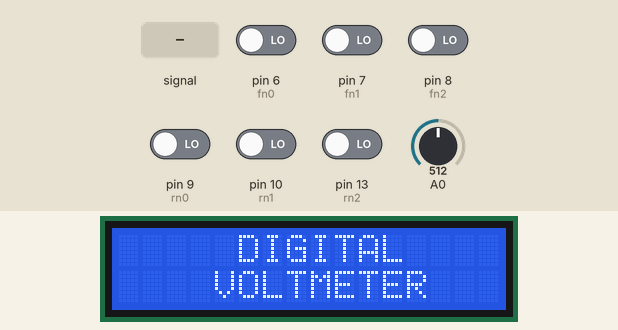
This sketch was run on a simulated Arduino Uno, built with avr-gcc and run on an emulated ATmega328P. Parts: 16×2 character LCD. Inputs (shaded band) come from the test bench; at power-on: pin 6 (fn0), pin 7 (fn1), pin 8 (fn2), pin 9 (rn0), pin 10 (rn1), pin 13 (rn2) LOW, A0 = 512.

Above: at 4.2 s.
4.3 s: pin 9 (rn0) driven HIGH
At 6.6 s:
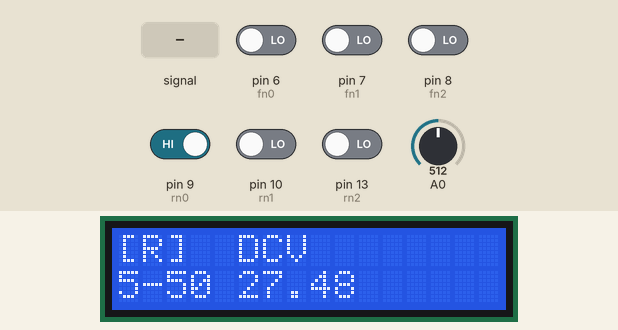
6.9 s: pin 13 (rn2) driven HIGH
At 8.6 s:
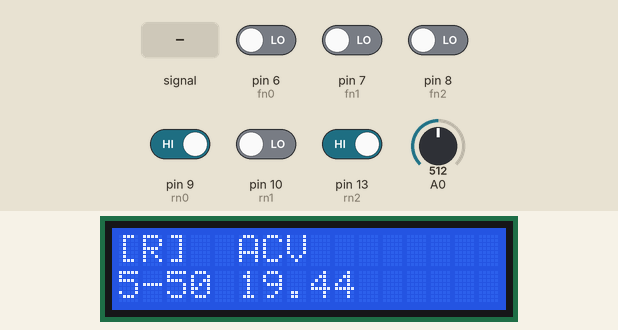
9.1 s: A0 fed a 200 Hz sine of ±81 counts around its level
At 10.3 s:
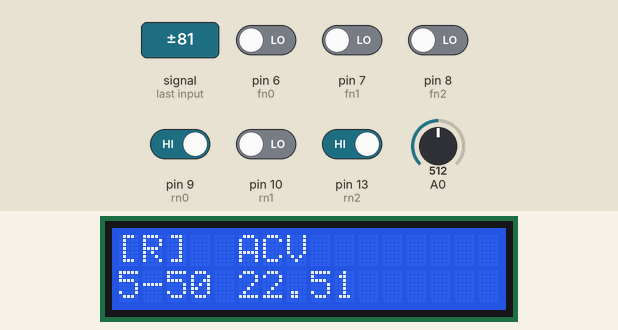
11.3 s: A0 set to 716
At 13.2 s:
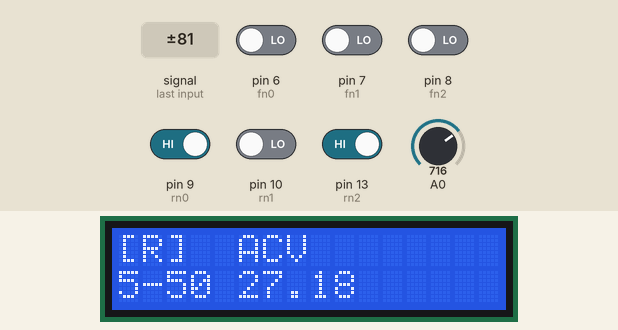
13.5 s: pin 10 (rn1) driven HIGH
At 15.0 s:
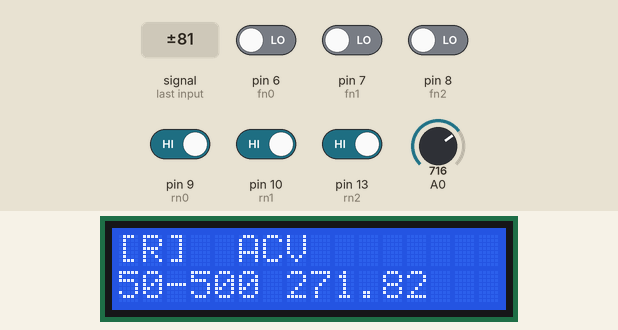
15.7 s: A0 fed a 1000 Hz sine of ±255 counts around its level
At 16.8 s:
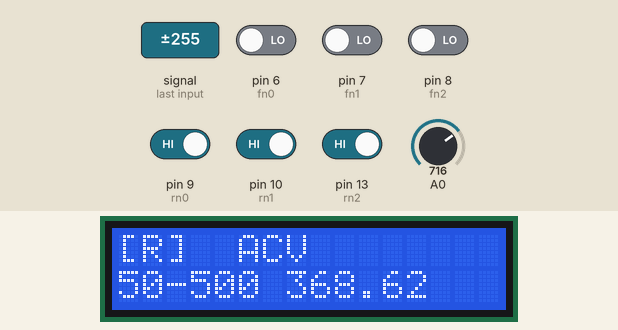
Timing chart, 0 to 18.7 s (numbered marks = the images above; inputs shaded):
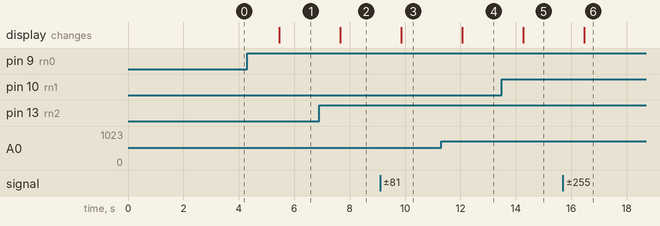

Measured:
- after the input at 4.3 s, the display: changes after 1.2 s (image 1)
- after the input at 6.9 s, the display: changes after 0.76 s (image 2)
- after the input at 9.1 s, the display: changes after 0.76 s (image 3)
- after the input at 11.3 s, the display: changes after 0.76 s (image 4)
- after the input at 13.5 s, the display: changes after 0.76 s (image 5)
- after the input at 15.7 s, the display: changes after 0.76 s (image 6)

The sketch:

DVM.ino
```cpp
#include <LiquidCrystal.h>

LiquidCrystal lcd(12, 11, 5, 4, 3, 2);


#define resistance_R50 100000

#define resistance_R500 1000000

#define resistance_V2 10000

#define caliberation_V2 1.1

#define range50_mul (resistance_R50 / resistance_V2) * caliberation_V2

#define range500_mul (resistance_R500 / resistance_V2) * caliberation_V2

#define resistance_Ri 10

#define resistance_Cr 100000

#define resistance_Rb 100000

#define resistance_Re 10

#define resistance_R2 1000


int adc_value = 0;

int voltage_peak_value = 0;

int discharge_voltage_V0 = 0;

int discharge_voltage_V1 = 0;

float voltage_average_value = 0;

float dc_voltage_V0 = 0;

float ac_voltage_V0 = 0;

float dc_voltage_V1 = 0;

float dc_voltage_V2 = 0;

float ac_voltage_V1 = 0;

float dc_current_I0 = 0;

float dc_current_I1 = 0;

float ac_current_I0 = 0;

float dc_power = 0;

float ac_power = 0;

float npn_pnp_hfe = 0;

float capacitance = 0;

unsigned long resistance;

unsigned long sample_count = 0;

unsigned long discharge_time_T0 = 0;

unsigned long discharge_time_T1 = 0;

char fn0 = 6;

char fn1 = 7;

char fn2 = 8;

char rn0 = 9;

char rn1 = 10;

char rn2 = 13;

char function_select [4];

char range_select [4];


void setup()

{

  lcd.begin(16, 2);

  lcd.print("     DIGITAL");
  lcd.setCursor(0,1);
  lcd.print("    VOLTMETER");

  delay(3000);

//measured ac voltage will be rms voltage. i.e. Vm*0.707=Vrms

  pinMode(fn0, INPUT);

  pinMode(fn1, INPUT);

  pinMode(fn2, INPUT);

  pinMode(rn0, INPUT);

  pinMode(rn1, INPUT);

  pinMode(rn2, INPUT);

}


void loop()

{

  function_select [0] = digitalRead(fn0) + '0';

  function_select [1] = digitalRead(fn1) + '0';

  function_select [2] = digitalRead(fn2) + '0';

  function_select [3] = '\0';

  range_select [0] = digitalRead(rn0) + '0';

  range_select [1] = digitalRead(rn1) + '0';

  range_select [2] = digitalRead(rn2) + '0';

  range_select [3] = '\0';


  //=============================== VOLTAGE ========================================//


  voltage_peak_value = 0;

  for(sample_count = 0; sample_count < 5000; sample_count ++)

  {

      adc_value = analogRead(A0);

      if(voltage_peak_value < adc_value)

          voltage_peak_value = adc_value;

      else;

      delayMicroseconds(10);

  }

  dc_voltage_V0 = voltage_peak_value * 0.00488;

  ac_voltage_V0 = dc_voltage_V0 / 1.414;


  if (  0 == strncmp (range_select, "01", 2) )

  {

      lcd.clear();

      lcd.setCursor(0, 0);

      lcd.print("[R] ");


      if (range_select [2] == '0')

          lcd.print(" DCV");

      else

          lcd.print(" ACV");


      lcd.setCursor(0, 1);

      lcd.print("0-5 ");


      if (range_select [2] == '0')

          lcd.print(dc_voltage_V0);

      else

          lcd.print(ac_voltage_V0);

      delay(500);

  }

  else;


  if (  0 == strncmp (range_select, "10", 2) )

  {

      lcd.clear();

      lcd.setCursor(0, 0);

      lcd.print("[R] ");


      if (range_select [2] == '0')

          lcd.print(" DCV");

      else

          lcd.print(" ACV");


      lcd.setCursor(0, 1);

      lcd.print("5-50 ");

      if (range_select [2] == '0')

          lcd.print(dc_voltage_V0 * range50_mul);

      else

          lcd.print(ac_voltage_V0 * range50_mul);

      delay(500);

  }

  else;


  if (  0 == strncmp (range_select, "11", 2) )

  {

      lcd.clear();

      lcd.setCursor(0, 0);

      lcd.print("[R] ");


      if (range_select [2] == '0')

          lcd.print(" DCV");

      else

          lcd.print(" ACV");


      lcd.setCursor(0, 1);

      lcd.print("50-500 ");


      if (range_select [2] == '0')

          lcd.print(dc_voltage_V0 * range500_mul);

      else

          lcd.print(ac_voltage_V0 * range500_mul);

      delay(500);

  }

  else;


  //=================================================================================//

}
```
